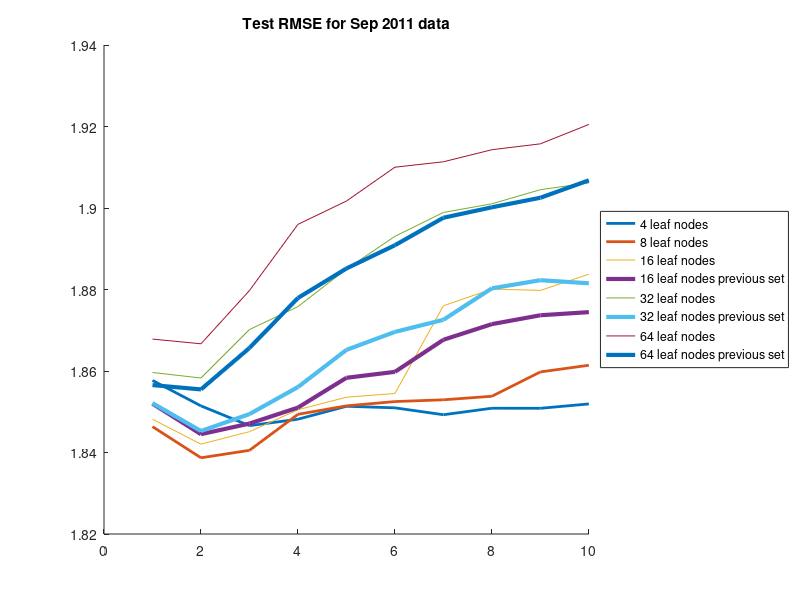
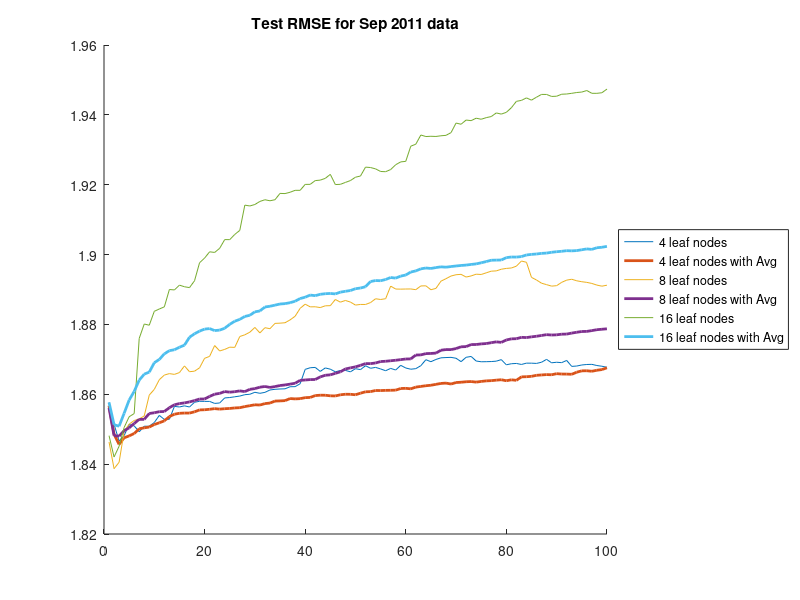

The MATLAB source for these figures, in order: (Note: this script raises an error after producing the figures.)

J4data = load('rmseValidationSep2011_J4rf9.mat');
J8data = load('rmseValidationSep2011_J8rf9.mat');
J16data = load('rmseValidationSep2011_J16rf9.mat');
J32data = load('rmseValidationSep2011_J32rf9.mat');
J64data = load('rmseValidationSep2011_J64rf9.mat');

J16dataOther = load('rmseValidationSep2011_J16rf8_other.mat');
J32dataOther = load('rmseValidationSep2011_J32rf8_other.mat');
J64dataOther = load('rmseValidationSep2011_J64rf8_other.mat');

indsToSee = 1:10;
figure
hold on
plot(J4data.rmseTestVals(indsToSee),'LineWidth',2);
plot(J8data.rmseTestVals(indsToSee),'LineWidth',2);
plot(J16data.rmseTestVals(indsToSee));
plot(J16dataOther.rmseTestVals(indsToSee),'LineWidth',3);
plot(J32data.rmseTestVals(indsToSee));
plot(J32dataOther.rmseTestVals(indsToSee),'LineWidth',3);
plot(J64data.rmseTestVals(indsToSee));
plot(J64dataOther.rmseTestVals(indsToSee),'LineWidth',3);

legend('4 leaf nodes',...
    '8 leaf nodes',...
    '16 leaf nodes',...
    '16 leaf nodes previous set',...
    '32 leaf nodes',...
    '32 leaf nodes previous set',...
    '64 leaf nodes',...
    '64 leaf nodes previous set',...
    'Location','eastoutside');

title('Test RMSE for Sep 2011 data');
hold off
%%

J4dataAvg = load('rmseTestSep2011Averaged_J4rf9.mat');
J8dataAvg = load('rmseTestSep2011Averaged_J8rf9.mat');
J4data = load('rmseValidationSep2011_J4rf9.mat');
J8data = load('rmseValidationSep2011_J8rf9.mat');
J16data = load('rmseValidationSep2011_J16rf9.mat');
J16dataAvg = load('rmseTestSep2011Averaged_J16rf9.mat');

indsToSee = 1:100;
figure
hold on
plot(J4data.rmseTestVals(indsToSee));
plot(J4dataAvg.rmseTestVals(indsToSee),'LineWidth',2);
plot(J8data.rmseTestVals(indsToSee));
plot(J8dataAvg.rmseTestVals(indsToSee),'LineWidth',2);
plot(J16data.rmseTestVals(indsToSee));
plot(J16dataAvg.rmseTestVals(indsToSee),'LineWidth',2);
legend('4 leaf nodes','4 leaf nodes with Avg',...
    '8 leaf nodes','8 leaf nodes with Avg',...
    '16 leaf nodes','16 leaf nodes with Avg',...
    'Location','eastoutside');

title('Test RMSE for Sep 2011 data');
hold off
%%

J4dataAvg = load('rmseTestSep2011Averaged_J4rf9.mat');
J4dataAvg2 = load('rmseTestSep2011Averaged_J4rf5.mat');
J8dataAvg = load('rmseTestSep2011Averaged_J8rf9.mat');
J8dataAvg2 = load('rmseTestSep2011Averaged_J8rf5.mat');
%J4data = load('rmseValidationSep2011_J4rf9.mat');
%J8data = load('rmseValidationSep2011_J8rf9.mat');
%J16data = load('rmseValidationSep2011_J16rf9.mat');
%J16dataAvg = load('rmseTestSep2011Averaged_J16rf9.mat');

J2data = load('rmseValidationSep2011_J2rf5.mat');
J2dataAvg = load('rmseTestSep2011Averaged_J2rf5.mat');
J3data = load('rmseValidationSep2011_J3rf5.mat');
J3dataAvg = load('rmseTestSep2011Averaged_J3rf5.mat');

indsToSee = 1:10;
figure
hold on
plot(J2data.rmseTestVals(indsToSee));
plot(J2dataAvg.rmseTestVals(indsToSee),'LineWidth',2);
plot(J3data.rmseTestVals(indsToSee));
plot(J3dataAvg.rmseTestVals(indsToSee),'LineWidth',2);
plot(J4dataAvg.rmseTestVals(indsToSee));
plot(J4dataAvg2.rmseTestVals(indsToSee));
plot(J8dataAvg.rmseTestVals(indsToSee));
plot(J8dataAvg2.rmseTestVals(indsToSee));
legend('2 leaf nodes','2 leaf nodes avg','3 leaf nodes','3 leaf nodes avg',...
    '4 leaf, avg','4 leaf, avg 2','8 leaf, avg','8 leaf, avg 2',...
    'Location','eastoutside');

title('Test RMSE for Sep 2011 data');
hold off

%%

J4dataAvg = load('rmseTestSep2011Averaged_J4rf9.mat');
J4dataAvg2 = load('rmseTestSep2011Averaged_J4rf5.mat');
J8dataAvg = load('rmseTestSep2011Averaged_J8rf9.mat');
J8dataAvg2 = load('rmseTestSep2011Averaged_J8rf5.mat');
%J4data = load('rmseValidationSep2011_J4rf9.mat');
%J8data = load('rmseValidationSep2011_J8rf9.mat');
%J16data = load('rmseValidationSep2011_J16rf9.mat');
%J16dataAvg = load('rmseTestSep2011Averaged_J16rf9.mat');

J2data = load('rmseValidationSep2011_J2rf5.mat');
J2dataAvg = load('rmseTestSep2011Averaged_J2rf5.mat');
J3data = load('rmseValidationSep2011_J3rf5.mat');
J3dataAvg = load('rmseTestSep2011Averaged_J3rf5.mat');

indsToSee = 1:1000;
figure
hold on
%plot(J2dataAvg.rmseTestVals(indsToSee),'LineWidth',2);
%plot(J3dataAvg.rmseTestVals(indsToSee),'LineWidth',2);
plot(J4dataAvg.rmseTestVals(indsToSee));
plot(J4dataAvg2.rmseTestVals(indsToSee));
plot(J8dataAvg.rmseTestVals(indsToSee));
plot(J8dataAvg2.rmseTestVals(indsToSee));
legend('4 leaf, avg','4 leaf, avg 2','8 leaf, avg','8 leaf, avg 2',...
    'Location','eastoutside');
%legend('2 leaf nodes avg','3 leaf nodes avg',...
%    '4 leaf, avg','4 leaf, avg 2','8 leaf, avg','8 leaf, avg 2',...
%    'Location','eastoutside');

title('Test RMSE for Sep 2011 data');
hold off